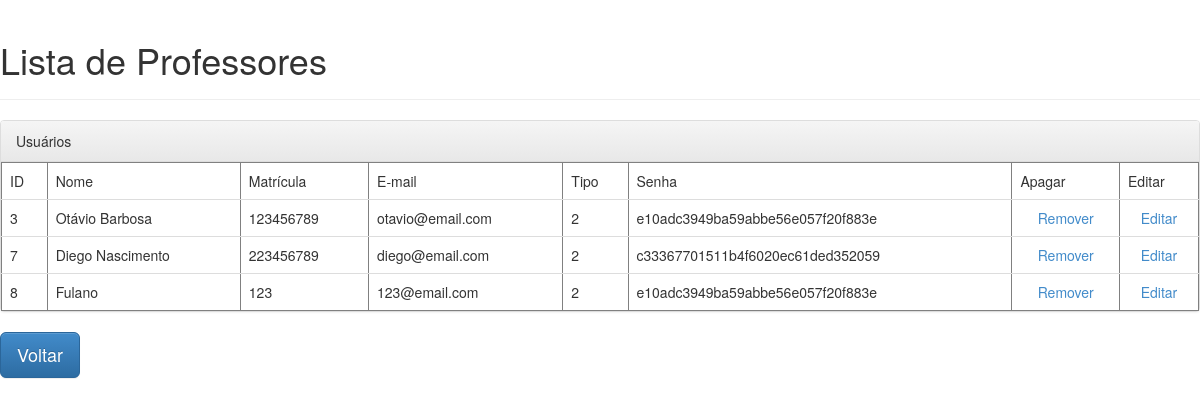
/lista_professor, run on the app's committed database.
### projeto/models.py (models this page shows, shortened)
class Usuario(db.Model):
	__tablename__ = 'usuario'
	_id = db.Column(db.Integer, primary_key=True, autoincrement=True)
	usuario = db.Column(db.String(50), unique=True)
	matricula = db.Column(db.String, unique=True)
	email = db.Column(db.String, unique=True)
	senha = db.Column(db.String(32))
	role = db.Column(db.Integer)
	ativo = db.Column(db.Boolean)

### projeto/views/home.py (the view)
@home.route("/lista_professor")
def lista_professor():
	usuarios = Usuario.query.filter(Usuario.role==2)
	return render_template("home/lista_professor.html", usuarios=usuarios)

### projeto/templates/home/lista_professor.html (shortened to what this page needs)
<!DOCTYPE html>
<html>
	<head>
		<link rel="stylesheet" href="static/css/bootstrap.min.css">
		<link rel="stylesheet" href="static/css/bootstrap-theme.min.css">
	<body>
		<div class="page-header">
			<h1>Lista de Professores</h1>
		</div>
    <div class="panel panel-default">
      <div class="panel-heading">Usuários</div>
        <table class="table" border="1">
          <tr>
          <td>ID</td>
          <td>Nome</td>
          <td>Matrícula</td>
          <td>E-mail</td>
          <td>Tipo</td>
          <td>Senha</td>
          <td>Apagar</td>
          <td>Editar</td>
        </tr>
        {% for usuario in usuarios %}
          <tr>
            <td>{{ usuario._id }}</td>
            <td>{{ usuario.usuario }}</td>
            <td>{{ usuario.matricula }}</td>
            <td>{{ usuario.email }}</td>
            <td>{{ usuario.role }}</td>
            <td>{{ usuario.senha}}</td>
            <td><center><a href="/excluir/{{ usuario._id }}">Remover</a></center></td>
            <td><center><a href="/atualizar/{{ usuario._id }}">Editar</a></center></td>
          </tr>
        {% endfor %}
        </table>
      </div>
		<a class="btn btn-primary btn-lg" href="{{ url_for('home.login') }}" role="button">Voltar</a>
	</body>
</html>

### data on the page
Usuario: _id "3", usuario "Otávio Barbosa", matricula "123456789", email "otavio@email.com", role "2", senha "e10adc3949ba59abbe56e057f20f883e"
Usuario: _id "7", usuario "Diego Nascimento", matricula "223456789", email "diego@email.com", role "2", senha "c33367701511b4f6020ec61ded352059"
Usuario: _id "8", usuario "Fulano", matricula "123", email "123@email.com", role "2", senha "e10adc3949ba59abbe56e057f20f883e"
